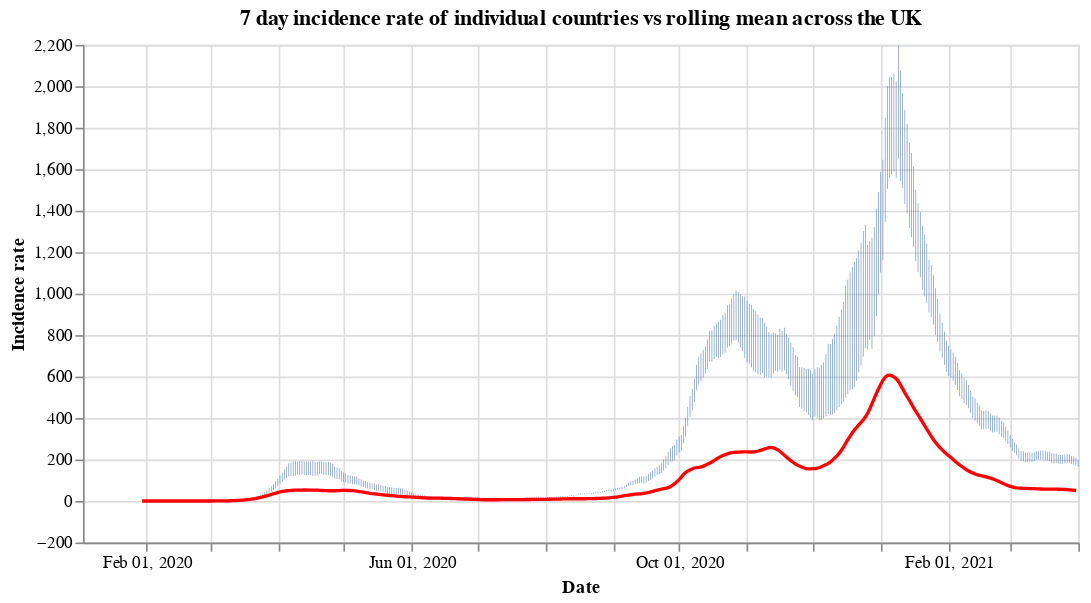

Write notebook code for a chart like this one.
### Code cell
#collapse
countries = uk_cases['areaName'].unique()
countries.sort()

selection = alt.selection_single(
    name='Select',
    fields=['areaName'],
    init={'areaName': 'Wales'},
    bind={'areaName': alt.binding_select(options=countries)}
)

# scatter plot, modify opacity based on selection
bars = alt.Chart(uk_cases).mark_bar().add_selection(
    selection
).encode(
    x=alt.X("yearmonthdate(date):T", axis=alt.Axis(title='Date')),
    y=alt.Y("weeklyCasesRate:Q", axis=alt.Axis(title='Incidence rate')),
    tooltip='weeklyCasesRate:Q',
    opacity=alt.condition(selection, alt.value(1), alt.value(0))
).properties(title=f'7 day incidence rate of individual countries vs rolling mean across the UK', width=600)

line = alt.Chart(overview_cases).mark_line(
    color='red',
    size=2,
).transform_window(
    rolling_mean='mean(weeklyCasesRate)',
    frame=[0, 7]
).encode(
    x='yearmonthdate(date):T',
    y='rolling_mean:Q'
)

alt.layer(bars, line)

### Figure 1 — Vega-Lite specification as saved in the notebook (floating-point values rounded to 4 significant figures; data arrays with more than 128 entries replaced by an {"elided": "..."} marker saying what was removed)
{"config": {"view": {"continuousWidth": 400, "continuousHeight": 300}}, "layer": [{"data": {"name": "data-57f5f9f5570d4988e127d64e19046a44"}, "mark": "bar", "encoding": {"opacity": {"condition": {"value": 1, "selection": "Select"}, "value": 0}, "tooltip": {"type": "quantitative", "field": "weeklyCasesRate"}, "x": {"type": "temporal", "axis": {"title": "Date"}, "field": "date", "timeUnit": "yearmonthdate"}, "y": {"type": "quantitative", "axis": {"title": "Incidence rate"}, "field": "weeklyCasesRate"}}, "selection": {"Select": {"type": "single", "fields": ["areaName"], "init": {"areaName": "Wales"}, "bind": {"areaName": {"input": "select", "options": ["England", "Northern Ireland", "Scotland", "Wales"]}}}}, "title": "7 day incidence rate of individual countries vs rolling mean across the UK", "width": 600}, {"data": {"name": "data-af8d560dfccd01d6ca323be3756e2415"}, "mark": {"type": "line", "color": "red", "size": 2}, "encoding": {"x": {"type": "temporal", "field": "date", "timeUnit": "yearmonthdate"}, "y": {"type": "quantitative", "field": "rolling_mean"}}, "transform": [{"window": [{"op": "mean", "field": "weeklyCasesRate", "as": "rolling_mean"}], "frame": [0, 7]}]}], "$schema": "https://vega.github.io/schema/vega-lite/v4.8.1.json", "datasets": {"data-57f5f9f5570d4988e127d64e19046a44": {"elided": "1816 records"}, "data-af8d560dfccd01d6ca323be3756e2415": {"elided": "427 records"}}}
